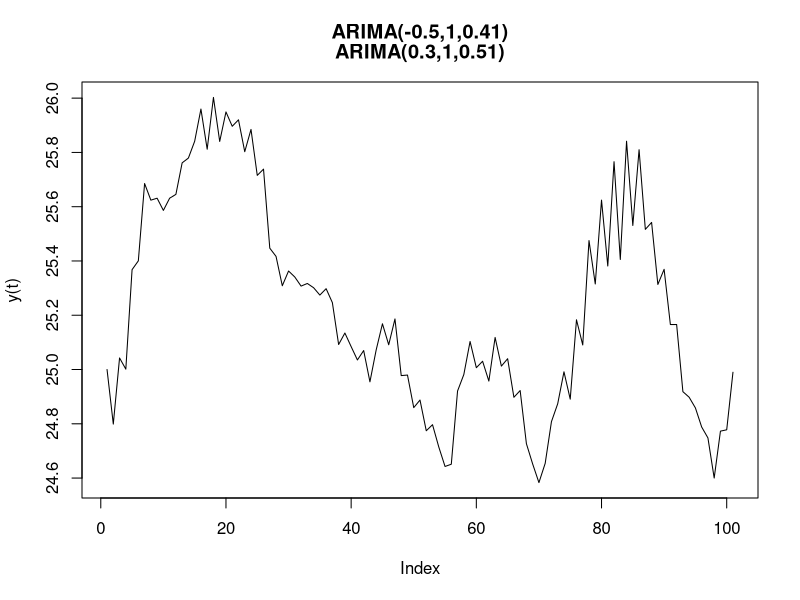
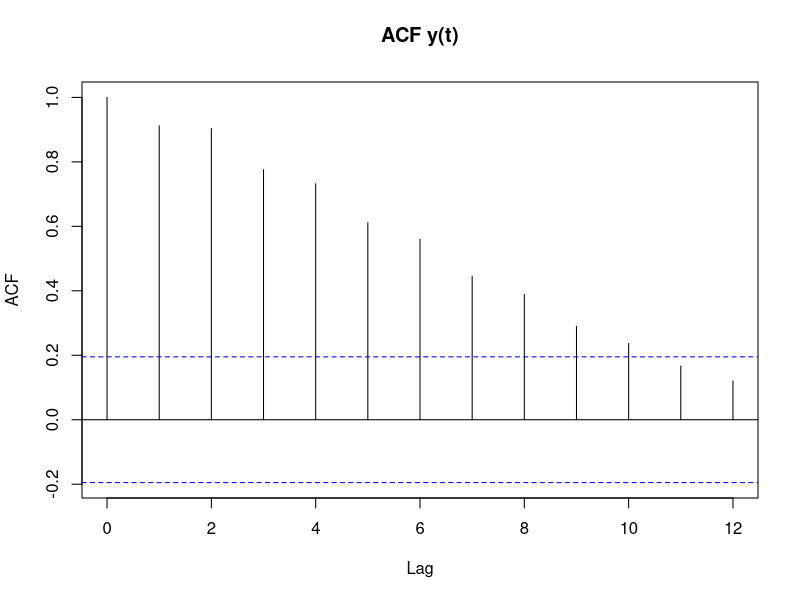
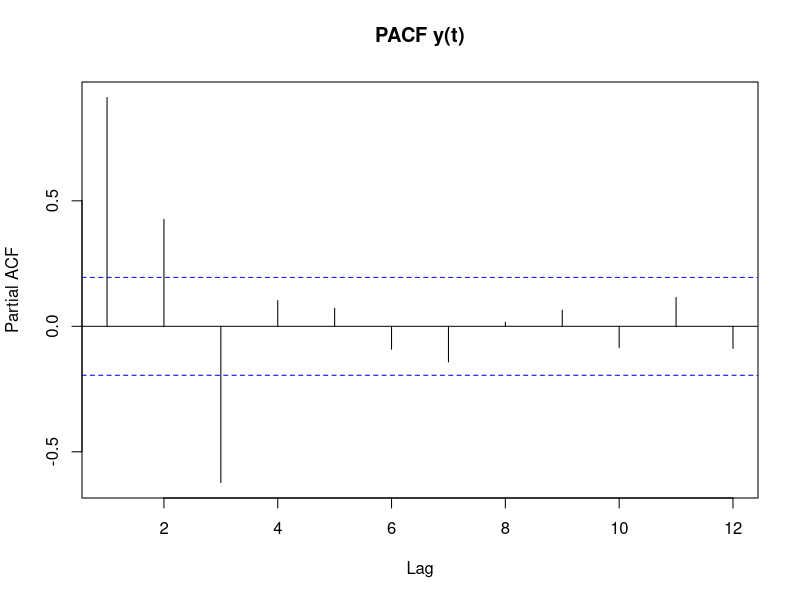
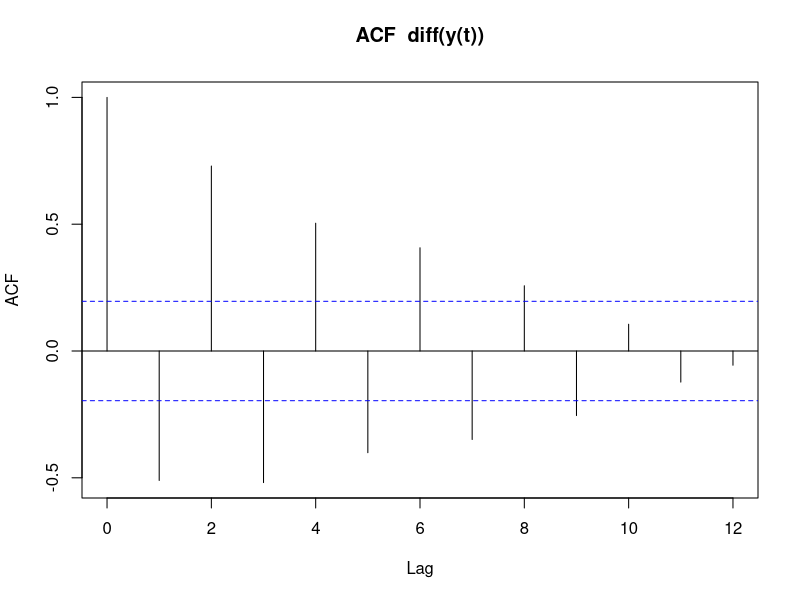
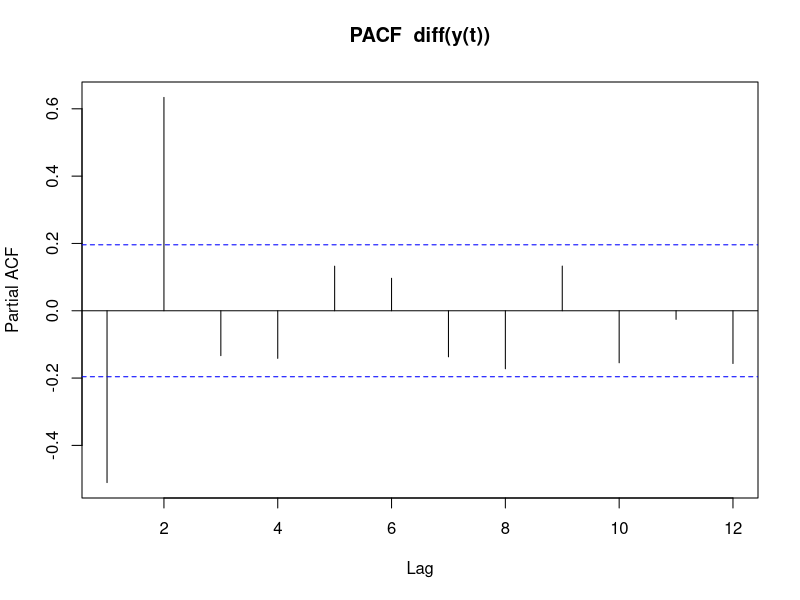
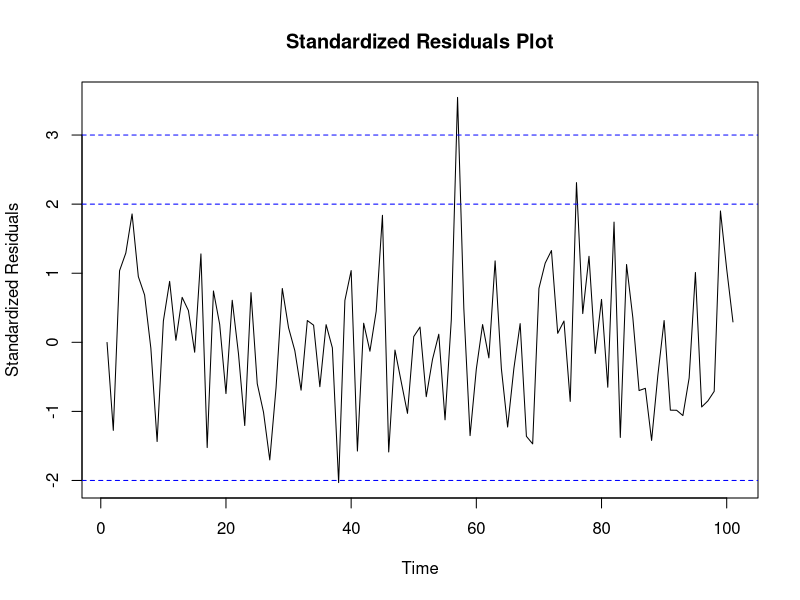
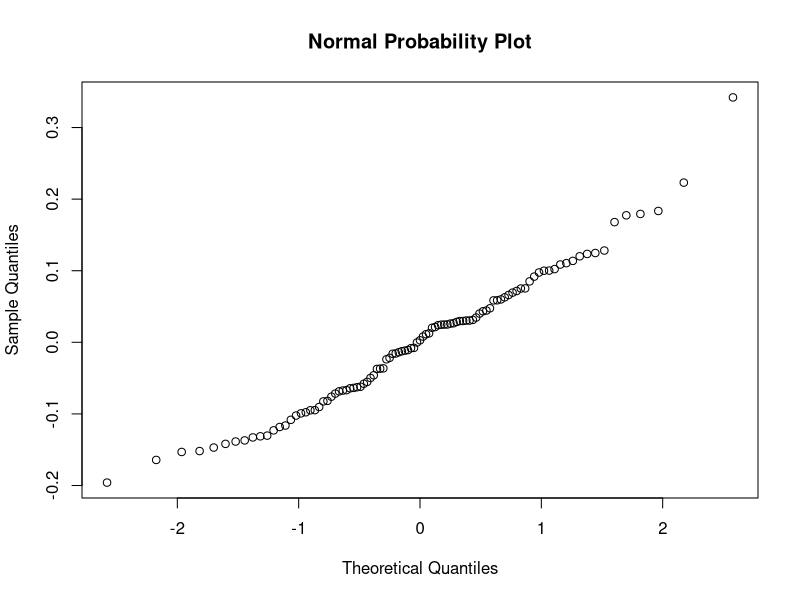
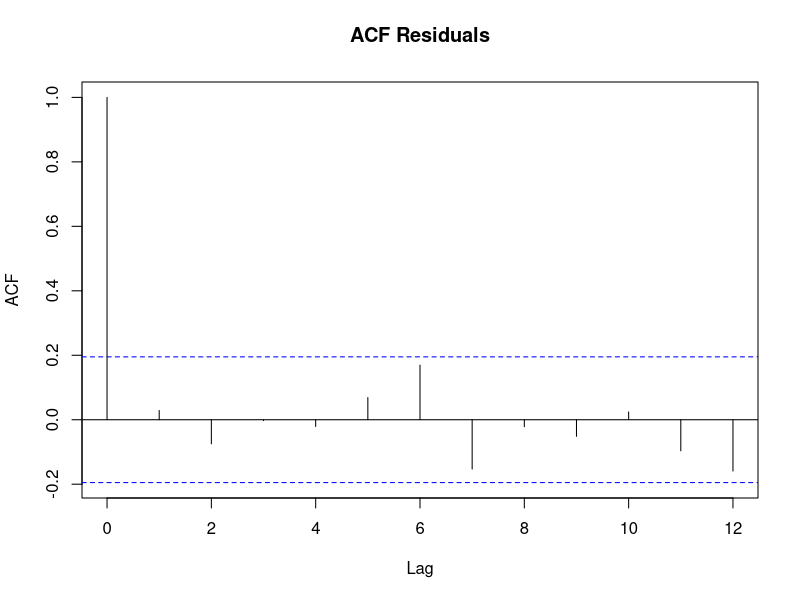

Write the R code that produced these figures, in order.
"an.arima" = function( ar.par = 0.7, ma.par = 0.5, d = 1,
 	                  const = 25, sd = .01, seed = 94721, nobs = 100,  
					  nforward = 20, lb.lags = c(6,12,18,24), verify = FALSE)
{
    library(forecast)     #94721
	library(timeSeries)
	library(tseries)   # for ts.plot() and jarque.bera.test()
	
	p = length(ar.par)
	q = length(ma.par)
	
	# check chosen parameters for non-stationarity & non-invertibility
	redo = FALSE
	if(p > 0){ ar.roots =  abs(polyroot(c(1,  - ar.par))) <= 1
			   if(sum(ar.roots) > 0){ cat("\n AR component is nonstationary", "\n")
		                              redo = TRUE }
		     }
	if(q > 0){ ma.roots =  abs(polyroot(c(1,  - ma.par))) <= 1
			  if(sum(ma.roots)> 0){ cat("\n MA component is noninvertible", "\n")
		                           redo = TRUE }
		     }
	if(redo){  return("Simulation not feasible.") } 
	
	

#----------------- simulate an ARIMA(1,1,1) ----------------------------- 
	
	set.seed(seed)
	n.st = 100      # fixed start up
	
	cat(paste("\n\nSimulated: ARIMA(", ar.par, ",", d, ",", ma.par, ")\n\n", 
              sep = ""))
	
	local.ts <- const + arima.sim(model = list(order=c(p,d,q), ar = ar.par,
                                  ma = ma.par), n=nobs, n.start = n.st,  sd = sd)      
	
	#------------- creating a timeSeries object for plotting -----------------

	time = 1:(nobs+d)            # period counter
	local.ts <- timeSeries(local.ts, time)
	print(head(local.ts))
	plot(local.ts@.Data[,1], type="l", ylab = "y(t)")
	title(paste("ARIMA(", ar.par, ",", d, ",", ma.par, "1)", sep = ""))
	global.ts <<- local.ts
	
	# ---------  Identification step -----  ACF and PACF plots -----------------
	
	acf(local.ts@.Data[,1], lag.max = 12,  main = "ACF y(t)")
	acf(local.ts@.Data[,1], lag.max = 12, type = "partial", main = "PACF y(t)")
	if(d > 0) {
		d.local.ts = na.omit(diff(local.ts@.Data[,1], lag = 1, diff = d))
		acf(d.local.ts, lag = 12, main = "ACF  diff(y(t))")
		acf(d.local.ts, lag = 12, type = "partial", main = "PACF  diff(y(t))")
	}
	

#----------------------  Fit an ARIMA(1,1,1)-------------------------------
	
	arima.mod = order = c(p, d, q)
	local.ts.mean = mean(local.ts)       # demean prior to fitting      
	local.ts.dm = local.ts - local.ts.mean
	arima.fit  =  arima(local.ts.dm, order = arima.mod, method = "ML")
	
	#-------  set up info for a parameter estimates table ---------------------
	
	df  = nobs - arima.fit$n.cond - p - q
	s.e =  round(sqrt(diag(arima.fit$var.coef)), 4)
	stack.par = round(c(arima.fit$coef),4) # ", arima.fit$model$ma), 4)
	tstat = round(stack.par/s.e, 4)
	
	#-------   Parameter Estimates Table ---------------------------------------
 
    cat("\nParameter Estimates Table (Demeaned Series)\n")	
    results = data.frame(matrix(0,(p+q),4))
	
	colnames(results) = c("Estimate", "Std.err", "t.stat", "p.value" ) 
	rnames = NULL
	
	if(p > 0) {
		for(i in 1:p){
			rnames  = c(rnames, paste("ar", i, sep = ""))
			results[i,] = c(arima.fit$coef[i], s.e[i], tstat[i], 
                              2 * (1 - pt(abs(tstat[i]), df)))
       }
    }
	




    if(q > 0) {
		
		for(i in (p+1):(p+q)){
			rnames  = c(rnames, paste("ma", (i-p), sep = ""))
			results[i,] = c(arima.fit$coef[i], s.e[i], tstat[i],
                              2 * (1 - pt(abs(tstat[i]), df)))
       }
    }
	
	rownames(results) = rnames
	print(round(results,6))
	cat("\n df = ", df)
	cat("\n var.e = ", sum(residuals(arima.fit)^2)/df)
	cat("\n se.e = ", sqrt(sum(residuals(arima.fit)^2)/df), "\n\n")
	
	if(p > 0)
		cat("AR Polynomial roots = ", 
             round(abs(polyroot(c(1,  - arima.fit$coef[1:p]))), 4), "\n")
	if(q > 0)
		cat("MA Polynomial roots = ", 
             round(abs(polyroot(c(1,  - arima.fit$coef[(p+1):(p+q)]))), 4), "\n\n")


	#------------  Model Diagnostics for Validation  --------------------------
	#-
	plot(residuals(arima.fit)/sqrt(arima.fit$sigma2), 
         main = "Standardized Residuals Plot", ylab = "Standardized Residuals" ) 
	
    abline(-3,0, lty= 2, col = "blue")
	abline(-2,0, lty= 2, col = "blue")
	abline( 2,0, lty= 2, col = "blue")
	abline( 3,0, lty= 2, col = "blue")
	
	


    #------------ Test residuals for normality 
	
	print(jarque.bera.test(residuals(arima.fit)))
	qqnorm(residuals(arima.fit), main = "Normal Probability Plot")

	#------------- Test for Autocorrelation
	
	lb.mat = matrix(0,length(lb.lags),3)
	dimnames(lb.mat) = list(NULL, c("To.Lag", "Statistic" , "p.value"))
	index = 1
	
	for (i in lb.lags){
	     result  =  Box.test(residuals(arima.fit),  lag = i, 
                              type = "Ljung-Box", fitdf = p+q)
		 lb.mat[index,] =  c(i,result$statistic, result$p.value)
		 index = index +1 
	 }	
	
	acf(residuals(arima.fit), lag.max = 12,  main = "ACF Residuals")
	acf(residuals(arima.fit), lag.max = 12, type = "partial", 
                               main = "PACF Residuals")
   
	    
    cat("\n Ljung-Box Test\n" )
	print(lb.mat) 
	                                                                                



#------- Plot forecasts and forcast prediction intervals
	
	forc = predict(arima.fit, nforward)
	forc.mean = forc$pred[1:nforward]
	forc.se   = forc$se[1:nforward]
	quant     = qnorm(0.975)
	upper     = forc.mean + local.ts.mean + quant*forc.se # pred intervals
	lower     = forc.mean + local.ts.mean - quant*forc.se # pred intervals

	if(verify)  forecast.data = (cbind((forc.mean+ local.ts.mean), lower, upper))    
	
	y.hi      = max(local.ts@.Data[,1], upper, lower) # max value for the plot
	y.lo      = min(local.ts@.Data[,1], upper, lower) # min value for the pot
	filler    = c(rep(NA, (nobs+d)))              # Pad with NAs
	upper     = c(filler, upper)  
	lower     = c(filler, lower)  
	pad       = c(local.ts@.Data[,1], rep(NA,nforward ))
	
	
	plot(pad, type = "l", col = "blue", ylim = c(y.lo, y.hi), 
 		 main = paste("ARIMA(",p,",",d,",",q,")","\nForecast horizon = ",nforward, 
			          " periods.", sep = ""), ylab = "y(t)") 
	lines(c(filler[-1],local.ts@.Data[(nobs+d),1],forc.mean + local.ts.mean), 
		  col = "red", lwd = 1.5)

	lines(upper, col = "red", lwd = 1.5 )
	lines(lower, col = "red", lwd = 1.5 )
	abline(v = seq(0,(nobs+nforward),10), col="lightgray")
    abline(h = seq(y.lo,y.hi,(y.hi-y.lo)/10), col="lightgray")
	
	
	
# Verification 
    if(verify)
	{
	   cat("\n\n ========= forecast Package Results ============ \n") 	
	   library(forecast) 
       auto.fit = auto.arima(global.ts, d = 1, max.p = p, max.q = q)
       print(auto.fit)
       forc = forecast(auto.fit, h = nforward)
       print(forc) 
	   print(forecast.data)
       plot(forc)  
	}
	
		
  cat("\n ===========================  The end ==========================\n")


}

# demo in notes
an.arima(ar.par = c(-.5, .3), ma.par = c(.4,0.5),sd = 0.1, seed = 3595, verify = TRUE )
